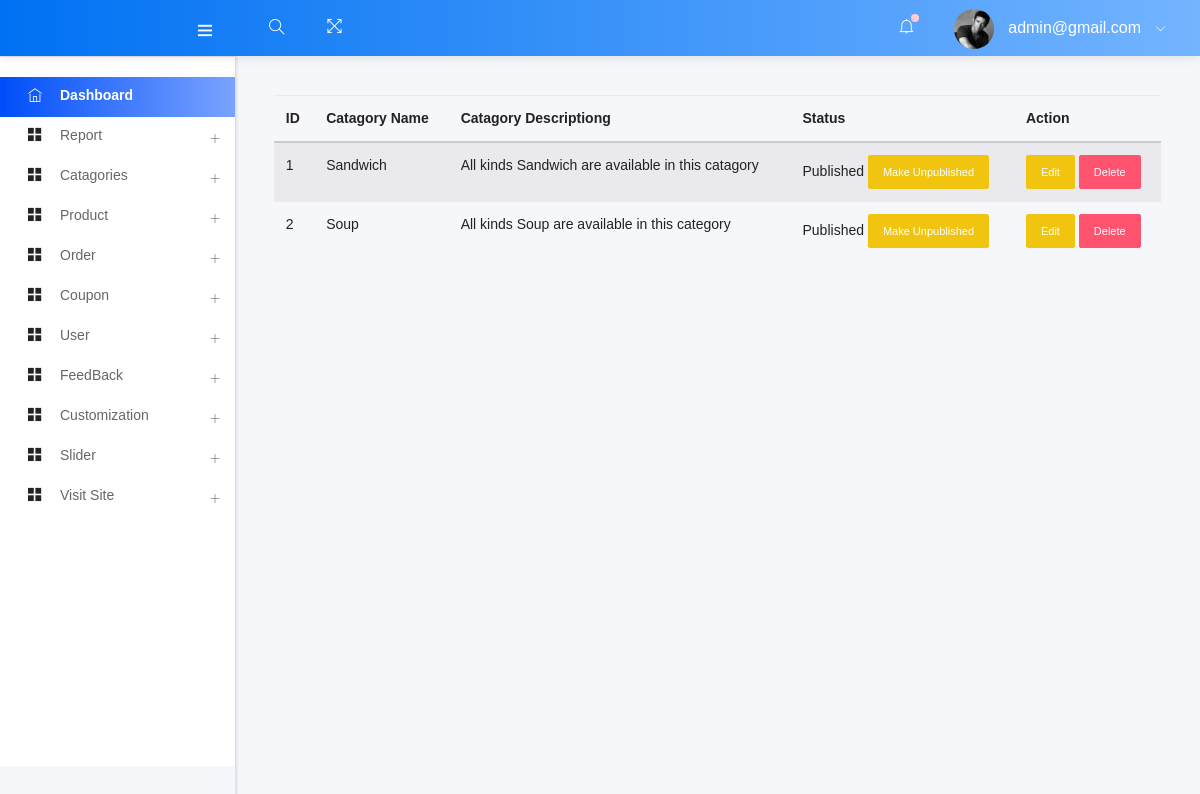
Page /admin/manage_cata.php (signed in) on the committed database.
### tables this page shows
CREATE TABLE `catagory` (
  `ctg_id` int(11) NOT NULL,
  `ctg_name` varchar(60) NOT NULL,
  `ctg_des` varchar(150) NOT NULL,
  `ctg_status` tinyint(3) NOT NULL
);

### admin/manage_cata.php (called while the page is built, shortened)
<?php
    include ("template.php");
?>

### admin/class/adminback.php (called while the page is built, shortened)
<?php
class  adminback
{
    private $connection;
    function __construct()
    {
        $dbhost = "localhost";
        $dbuser = "root";
        $dbpass = "";
        $dbname = "foodshop";
        $this->connection = mysqli_connect($dbhost, $dbuser, $dbpass, $dbname);
    }
    function display_catagory()
    {
        $query = "SELECT * FROM `catagory`";
        if (mysqli_query($this->connection, $query)) {
            $ctg_info = mysqli_query($this->connection, $query);
            return $ctg_info;
        }
    }
}

### admin/views/manage_cata_view.php (the view, shortened to what this page needs)
<?php
    $catagories = $obj-> display_catagory();
?>
<div >
    <table class="table table-striped">
        <thead>
            <tr>
                <th>ID</th>
                <th>Catagory Name</th>
                <th>Catagory Descriptiong</th>
                <th>Status</th>
                <th>Action</th>
            </tr>
        </thead>
        <tbody>
           <?php while($ctg = mysqli_fetch_assoc($catagories)){ ?>
            <tr>
                <td><?php echo $ctg['ctg_id'] ?></td>
                <td><?php echo $ctg['ctg_name'] ?></td>
                <td><?php echo $ctg['ctg_des'] ?></td>
                <td>
                    <?php
                    if($ctg['ctg_status']==0)
                    {echo "Unpublished";
                         ?>
                         <a href="?status=published&&id=<?php echo $ctg['ctg_id'] ?>" class="btn btn-sm btn-success">Make Published</a>
                        <?php
                    }
                    else{echo "Published";
                    ?>
                     <a href="?status=unpublished&&id=<?php echo $ctg['ctg_id'] ?>" class="btn btn-sm btn-warning">Make Unpublished</a>
                        <?php
                    }
                    ?>
                </td>
                <td>
                    <a href="edit_cata.php?status=edit&&id=<?php echo $ctg['ctg_id'] ?>" class="btn btn-sm btn-warning">Edit</a>
                    <a href="?status=delete&&id=<?php echo $ctg['ctg_id'] ?>" class="btn btn-sm btn-danger">Delete</a>
                </td>
            </tr>
            <?php
                }
            ?>
        </tbody>
    </table>
</div>

### rows in the picture
catagory: ctg_id "1", ctg_name "Sandwich", ctg_des "All kinds Sandwich are available in this catagory"
catagory: ctg_id "2", ctg_name "Soup", ctg_des "All kinds Soup are available in this category"

### other values in the picture
$admin_email "admin@gmail.com"
